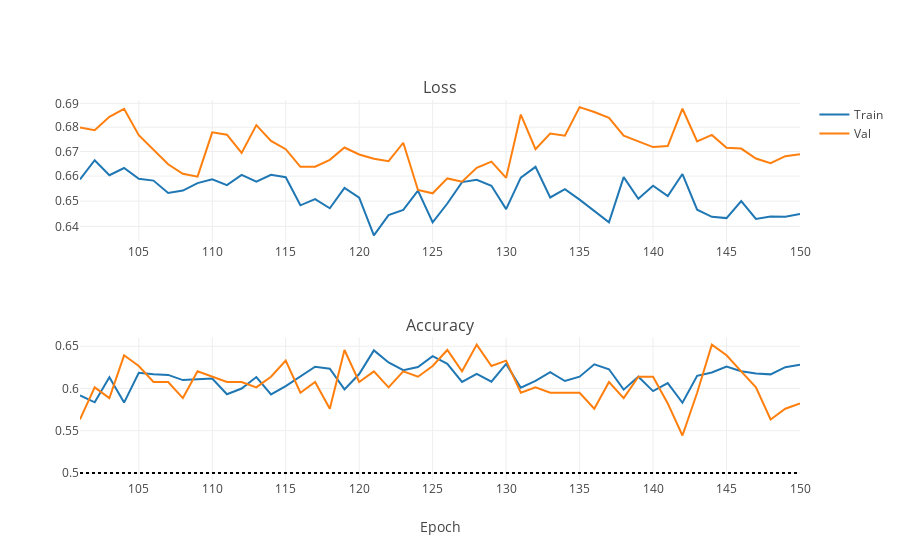

The code cell stored with this chart in its notebook:
### Code cell
iplot(plot_training_stats("/DATA/Dropbox/LOOTRPV/Personal_programming/MachineLearning/Tutorials/ImageRecognition/NNs/AlexNet_logs/4_augmented_zoom-rotate-flip.log"))
